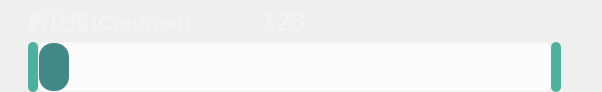
   <widget class="QWidget" name="layoutWidget_7">
    <property name="geometry">
     <rect>
      <x>1290</x>
      <y>570</y>
      <width>602</width>
      <height>92</height>
     </rect>
    </property>
    <layout class="QGridLayout" name="gridLayout_contrast">
     <property name="leftMargin">
      <number>0</number>
     </property>
     <property name="topMargin">
      <number>0</number>
     </property>
     <property name="bottomMargin">
      <number>0</number>
     </property>
     <property name="spacing">
      <number>0</number>
     </property>
     <item row="0" column="1">
      <widget class="QLabel" name="label_contrast">
       <property name="maximumSize">
        <size>
         <width>300</width>
         <height>16777215</height>
        </size>
       </property>
       <property name="font">
        <font>
         <family>Microsoft JhengHei UI</family>
         <pointsize>20</pointsize>
         <weight>75</weight>
         <bold>true</bold>
        </font>
       </property>
       <property name="styleSheet">
        <string notr="true">color: rgb(243, 243, 243);</string>
       </property>
       <property name="lineWidth">
        <number>0</number>
       </property>
       <property name="text">
        <string>123</string>
       </property>
      </widget>
     </item>
     <item row="0" column="0">
      <widget class="QLabel" name="label_38">
       <property name="minimumSize">
        <size>
         <width>80</width>
         <height>0</height>
        </size>
       </property>
       <property name="maximumSize">
        <size>
         <width>205</width>
         <height>16777215</height>
        </size>
       </property>
       <property name="font">
        <font>
         <pointsize>16</pointsize>
         <weight>75</weight>
         <bold>true</bold>
        </font>
       </property>
       <property name="styleSheet">
        <string notr="true">color: rgb(243, 243, 243);</string>
       </property>
       <property name="text">
        <string>對比度(Contrast):</string>
       </property>
      </widget>
     </item>
     <item row="1" column="0" colspan="2">
      <widget class="QScrollBar" name="horizontalScrollBar_contrast">
       <property name="minimumSize">
        <size>
         <width>500</width>
         <height>50</height>
        </size>
       </property>
       <property name="maximumSize">
        <size>
         <width>600</width>
         <height>16777215</height>
        </size>
       </property>
       <property name="layoutDirection">
        <enum>Qt::LeftToRight</enum>
       </property>
       <property name="styleSheet">
        <string notr="true">QScrollBar:horizontal {
	border-radius:6px;
  border-color: none;
  border-width: 1px;
  border-style: solid;
  background-color: rgba(255, 255, 255,200);
    width: 5px;
    margin: 0px 10px 0 10px;
 }

 QScrollBar::handle:horizontal {
	border-radius:14px;
    background-color: rgba(16, 104, 106,200);
    min-height: 30px;
	min-width: 30px;
 }
QScrollBar::add-line:horizontal {
    border: 1px;
	border-radius:5px;
  background-color: rgb(76, 178, 158);
    width: 10px;
    subcontrol-position: right;
	subcontrol-origin: margin;
 }

 QScrollBar::sub-line:horizontal {
  border: 1px;
	border-radius:5px;
    background-color: rgb(76, 178, 158);
    width: 10px;
    subcontrol-position: left;
	subcontrol-origin: margin;  
 }</string>
       </property>
       <property name="maximum">
        <number>200</number>
       </property>
       <property name="orientation">
        <enum>Qt::Horizontal</enum>
       </property>
      </widget>
     </item>
    </layout>
   </widget>
